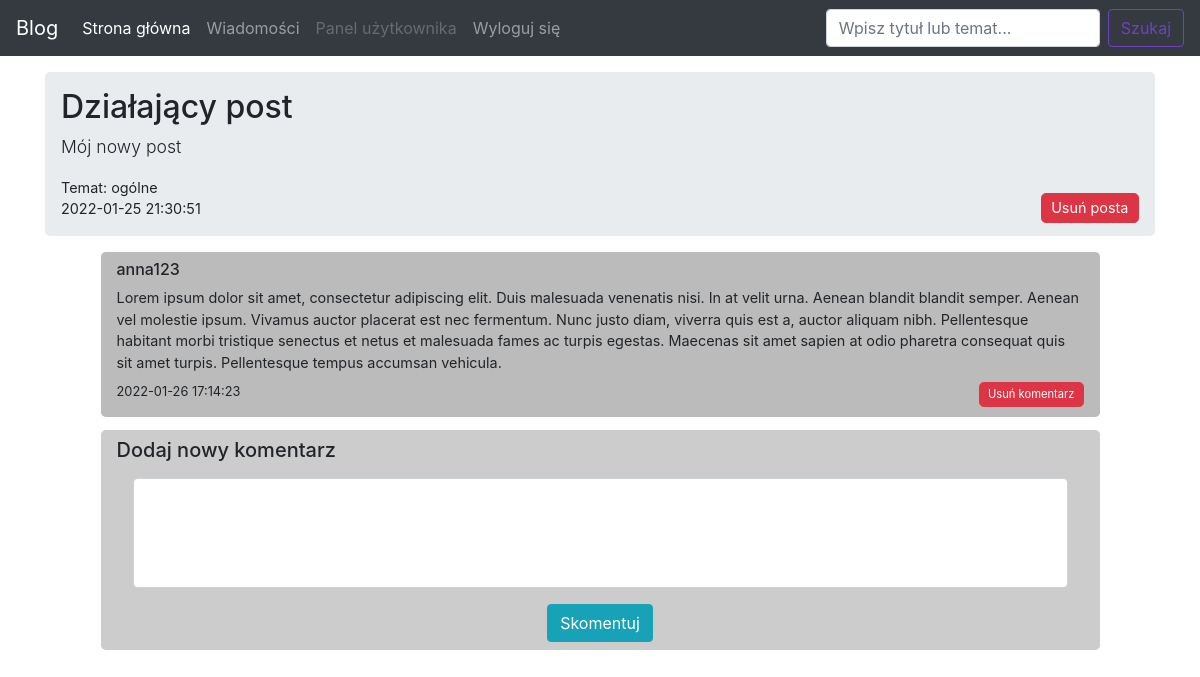
The page /Witryna/comments.php?idPost=27 (signed in) on the database its author committed.
### tables this page shows
CREATE TABLE `posty` (
  `idPost` int(11) NOT NULL,
  `tytul` varchar(200) NOT NULL,
  `data_utworzenia` timestamp NOT NULL DEFAULT current_timestamp() ON UPDATE current_timestamp(),
  `idUzytkownik` int(11) NOT NULL,
  `idTemat` int(11) NOT NULL
);

CREATE TABLE `trescpostow` (
  `idTrescPosta` int(11) NOT NULL,
  `tresc` text DEFAULT NULL,
  `idPost` int(11) NOT NULL
);

CREATE TABLE `tematy` (
  `idTemat` int(11) NOT NULL,
  `nazwa` varchar(60) NOT NULL
);

CREATE TABLE `komentarze` (
  `idKomentarz` int(11) NOT NULL,
  `data` timestamp NOT NULL DEFAULT current_timestamp() ON UPDATE current_timestamp(),
  `tresc` varchar(500) NOT NULL,
  `idUzytkownik` int(11) NOT NULL,
  `idPost` int(11) NOT NULL
);

CREATE TABLE `uzytkownicy` (
  `idUzytkownik` int(11) NOT NULL,
  `login` varchar(30) NOT NULL,
  `nazwa` varchar(30) NOT NULL,
  `uprawnienia` int(11) NOT NULL,
  `data_rejestracji` timestamp NOT NULL DEFAULT current_timestamp() ON UPDATE current_timestamp(),
  `plec` int(11) NOT NULL,
  `miejscowosc` varchar(60) NOT NULL
);

### Witryna/comments.php (the view, shortened to what this page needs)
<!DOCTYPE html>
<head>
	<link href="css/bootstrap.css" rel="stylesheet">
	<link href="css/comments.css" rel="stylesheet">
</head>
<body>
    <nav class="navbar navbar-expand-md navbar-dark fixed-top bg-dark">
      <a class="navbar-brand" href="">Blog</a>
      <div class="collapse navbar-collapse" id="navbarCollapse">
        <ul class="navbar-nav mr-auto">
          <li class="nav-item active">
            <a class="nav-link" href="./index.php">Strona główna <span class="sr-only">(current)</span></a>
          </li>
          <li class="nav-item">
            <a class="nav-link" href="./contacts.php">Wiadomości</a>
          </li>
          <li class="nav-item">
            <a class="nav-link disabled" href="./profile.php">Panel użytkownika</a>
          </li>
		  <li class="nav-item">
            <a class="nav-link" href="./destroy.php">Wyloguj się</a>
          </li>
        </ul>
        <form class="form-inline mt-2 mt-md-0">
          <input class="form-control mr-sm-2" type="text" placeholder="Wpisz tytuł lub temat..." aria-label="Search">
          <button class="btn btn-outline-success my-2 my-sm-0" type="submit">Szukaj</button>
        </form>
      </div>
    </nav>
    <main role="main" class="container">
		<?php
		require_once("config.php");
		$connect = new mysqli($dbhost, $dbusername, $dbpassword, $dbname);
		$result = $connect->query("select * from posty inner join tematy on tematy.idTemat=posty.idTemat where idPost='".$_GET['idPost']."'");
				if ($result->num_rows > 0) {
					while($row = $result->fetch_assoc()){
					?>
      <div class="jumbotron">
        <h2><?php echo $row['tytul'] ?></h2>
        <p class="lead">
		<?php
			$ress = $connect->query("select tresc from trescpostow where idPost = '".$row['idPost']."'");if ($ress->num_rows > 0) { $tresc = $ress->fetch_assoc();
			if(!is_null($tresc['tresc'])) {echo $tresc['tresc']; }}
		?>
		</p>
		<?php
			if($row['idUzytkownik']==$_SESSION["idUzytkownik"] || $_SESSION["uprawnienia"]==1){
				echo '<a class="btn-del btn btn-danger" style="float:right;" href="./deletePost.php?idPost=';
				echo $row['idPost'];
				echo '" role="button">Usuń posta</a>';
			}
		?>
		<div class="sidetext"> Temat: <?php echo $row["nazwa"];?> </div>
		<div class="sidetext"><?php echo $row['data_utworzenia']; ?></div>
		</div>
		<?php
					}
				}
		$idPost = $_GET['idPost'];
		$result = $connect->query("select * from komentarze k inner join uzytkownicy u on u.idUzytkownik=k.idUzytkownik where k.idPost='$idPost'");
		if ($result->num_rows > 0) {
			while($row = $result->fetch_assoc()){
				?>
				<div class="commentbox">
				<h6> <?php echo $row["nazwa"]; ?></h6>
				<div class="secondary"><?php echo $row["tresc"]; ?></div>
				<?php
				if($row['idUzytkownik']==$_SESSION["idUzytkownik"] || $_SESSION["uprawnienia"]==1){
					echo '<a class="btn-del-kom btn btn-danger" style="float:right;" href="./deleteComment.php?idKomentarz=';
					echo $row['idKomentarz'];
					echo '" role="button">Usuń komentarz</a>';
				}
				?>
				<div class="sidetext2"><?php echo $row["data"]; ?></div>
				</div>
				<?php
			}
		}
	?>
	  <div class="sp commentbox">
		<h5>Dodaj nowy komentarz</h5>
        <div class="secondary">
		<form class="form-horizontal" role="form" action="./addComment.php" method="post">
		<div class="form-group">
			<textarea id="form107" name="skomentuj" class="md-textarea form-control" rows="4"></textarea>
			</div>
		<div class='submit-btn'><button type="submit" class="btn btn-info">Skomentuj </button></div>
        </form>
		</div>
      </div>
    </main>
</body>
</html>

### Witryna/css/comments.css (style rules this page uses)
body { min-height: 75rem; padding-top: 4.5rem; }
.jumbotron { padding: 1rem 1rem; margin-bottom: 1rem; }
.lead { font-size: 1.1rem; font-weight: 300; }
.sidetext { font-size: 0.90rem; }
.commentbox { padding: 0.5rem 1rem; margin-bottom: 1rem; background-color:#BBBBBB; border-radius: 0.3rem; width:90%; margin: 0.8rem auto; }
.secondary { font-size: 0.90rem; }
.sidetext2 { padding: 0.5rem 0rem; font-size: 0.80rem; }
.form-horizontal { margin-top:1rem; }
.form-group { margin-left:1rem; margin-right:1rem; }
.submit-btn { margin: 0 auto; text-align:center; }
.sp { background-color:#CCCCCC; }
textarea { resize:none; }
.btn-del { margin-top:1rem; padding: 0.2rem 0.6rem; font-size: 0.9rem; border-radius: 0.3rem; float:clear; }
.btn-del-kom { margin-top:0.5rem; padding: 0.2rem 0.5rem; font-size: 0.7rem; border-radius: 0.3rem; float:clear; }

### rows shown on the page
posty: tytul "Działający post", trescpostow.tresc "Mój nowy post", idTemat.nazwa "ogólne", data_utworzenia "2022-01-25 21:30:51"
komentarze: idUzytkownik.nazwa "anna123", tresc "Lorem ipsum dolor sit amet, consectetur adipiscing elit. Duis malesuada venenatis nisi. In at velit urna. Aenean blandit blandit semper. Aenean vel molestie ipsum. Vivamus auctor placerat est nec fermentum. Nunc justo diam, viverra quis est a, auctor aliquam nibh. Pellentesque habitant morbi tristique senectus et netus et malesuada fames ac turpis egestas. Maecenas sit amet sapien at odio pharetra consequat quis sit amet turpis. Pellentesque tempus accumsan vehicula.", data "2022-01-26 17:14:23"
